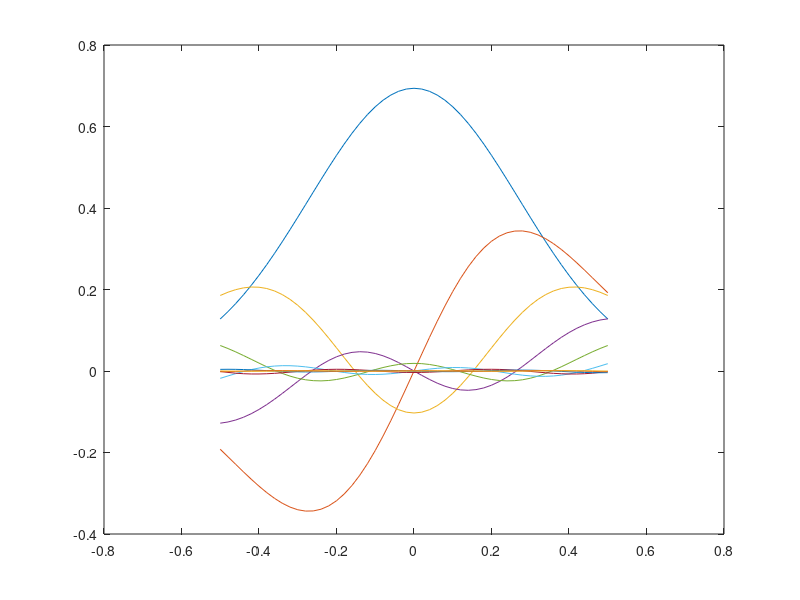
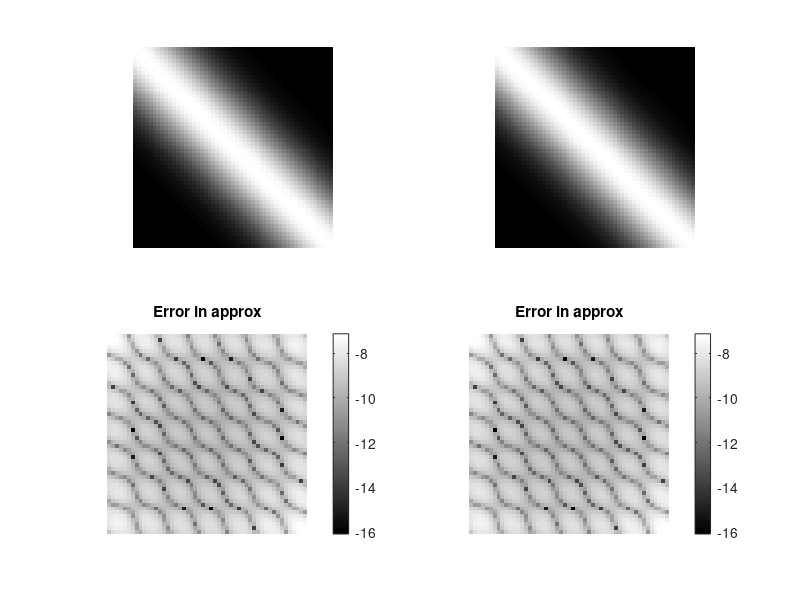

Write the MATLAB code that produced these figures, in order.
clear all; clc;

sigma = 0.25;
l = 0.20;

a = 1 / (4 * sigma^2);
b = 1 / (2 * l^2);
c = sqrt(a^2 + 2 * a * b);

epsilon = sqrt(b);
alpha = sqrt(2 * a);
beta = (1 + (2 * epsilon / alpha)^2)^0.25;
delta = sqrt(alpha^2 * (beta^2 - 1) / 2);

M = 10;
N = 51;
Q = zeros(N, M);
Q2 = zeros(N, M);
V = zeros(M, 1);
x = linspace(-0.5, 0.5, N);%4 * (rand(N, 1) - 0.5)';

tic
figure(1);
rho = alpha * exp(-alpha^2 * x.^2) / sqrt(pi);
H = zeros(N, M);
xp = alpha * beta * x;
H(:, 1) = sqrt(beta) .* exp(-delta^2 * x .* x)';%%sqrt(alpha * exp(-alpha^2 * x .* x) / sqrt(pi))' .* 
H(:, 2) = sqrt(1 / 2) * 2 * xp' .* H(:, 1);
for n = 3:M
   H(:, n) = sqrt(1 / (2 * (n - 1))) * 2 * xp' .* H(:, n - 1) - sqrt(1 / (4 * (n - 1) * (n - 2))) * 2 * (n - 2) * H(:, n - 2); 
end

Ht = zeros(N, M);
xp = alpha * beta * x;
f = sqrt(epsilon^2 / (alpha^2 + delta^2 + epsilon^2));
Ht(:, 1) = sqrt(sqrt(alpha^2 / (alpha^2 + delta^2 + epsilon^2))) * sqrt(beta) * exp(-delta^2 * x .* x)';
Ht(:, 2) = f * sqrt(1 / 2) * 2 * xp' .* Ht(:, 1);
for n = 3:M
   Ht(:, n) = f * sqrt(1 / (2 * (n - 1))) * 2 * xp' .* Ht(:, n - 1) - f^2 * sqrt(1 / (4 * (n - 1) * (n - 2))) * 2 * (n - 2) * Ht(:, n - 2); 
end

H3 = zeros(N, M);
xp = alpha * beta * x;
H3(:, 1) = exp(-x .* x / 2.0) / sqrt(sqrt(pi));
H3(:, 2) = 2 * xp' .* H3(:, 1) / sqrt(2);
for n = 3:M
   H3(:, n) = (2 * xp' .* H3(:, n - 1) - 2 * (n - 2) * H3(:, n - 2)) / sqrt((n - 1) * 2); 
end

for n = 1:M
    %%gam = sqrt(beta / (2^(n - 1) * gamma(n)));
    V(n) = sqrt(alpha^2 / (alpha^2 + delta^2 + epsilon^2)) * (epsilon^2 / (alpha^2 + delta^2 + epsilon^2))^(n - 1);

    %%Q2(:, n) = gam * H3(:, n) .* exp(-delta^2 * x .* x)';
    Q2(:, n) = H(:, n);
    %%gam * Ht(:, n) - H(:, n)
    Q(:, n) = H(:, n);
    plot(x, Q(:, n) * V(n));
    hold on;

end
hold off;
toc

T = Q * diag(sqrt(V));

Kt = T * T';
Ktt = Ht * Ht';

%Kt = Q * diag(V) * (Q');

K = zeros(N, N);
for n = 1:N
    for m = 1:N
        K(n, m) = exp(-epsilon^2 * (x(n) - x(m))^2);
    end
end

figure(2);
subplot(2, 2, 1);
imshow(Kt);

subplot(2, 2, 2);
imshow(K);

subplot(2, 2, 3);
imshow(log(abs(K - Ktt) + 1e-16), []);
colorbar();
title('Error in approx');

subplot(2, 2, 4);
imshow(log(abs(K - Kt) + 1e-16), []);
colorbar();
title('Error in approx');

Q3 = Q2 * diag(sqrt(V)) * Q2';
max(max(Q3 * Q3' / 2.0 - Kt));
max(max(Q2 * diag(V) * Q2' - Kt));
